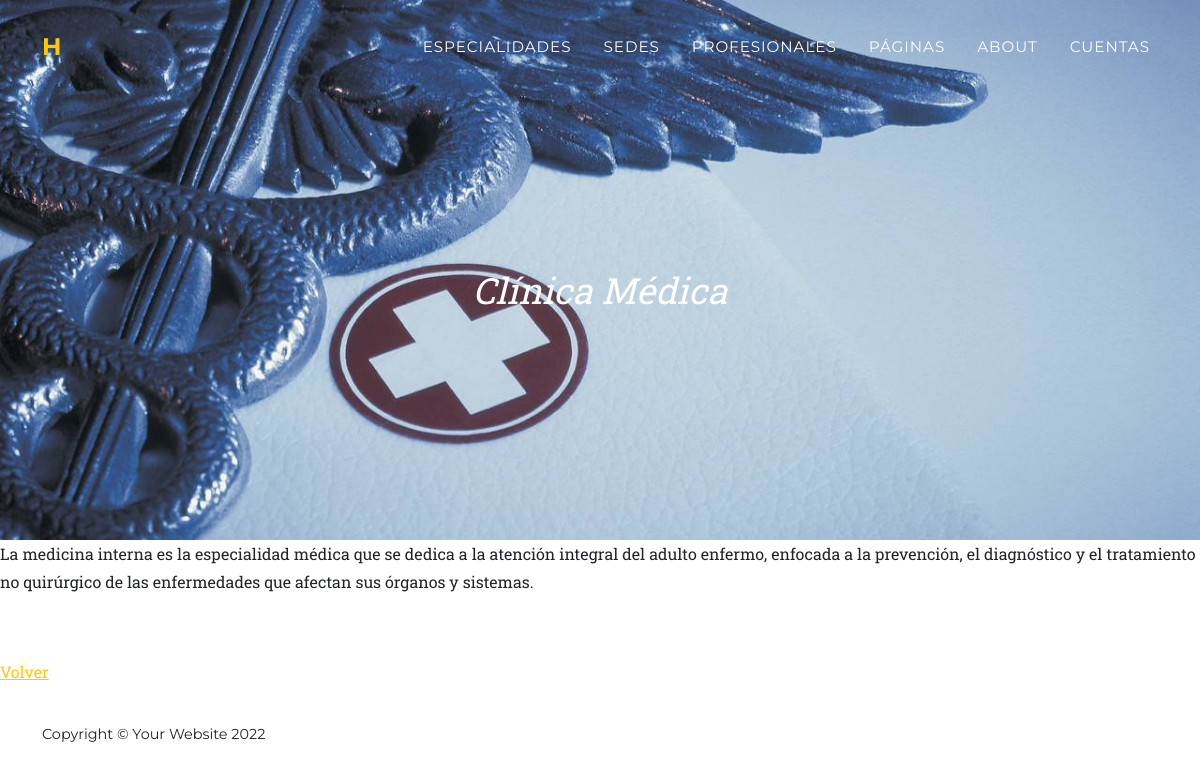
Screenshot of /especialidad/c2363b15-b4ba-4783-9625-e2f8ca97a94e with the database file from the repository.
### appHospital/models.py (models this page shows, shortened)
class Especialidad(models.Model):
    id = models.CharField(max_length=40, default=uuid.uuid4(), primary_key=True)
    nombre = models.CharField(max_length=20)
    descripcion = models.TextField(blank=True)

### appHospital/views.py (the view)
# urls.py: path('especialidad/<pk>', EspecialidadDetalle.as_view(), name='especialidad_detalle'),
class EspecialidadDetalle(DetailView):
    model = Especialidad
    success_url = reverse_lazy('Especialidad')
    fields = ['nombre']

### appHospital/Templates/appHospital/especialidad_detail.html (shortened to what this page needs)
{% extends 'appHospital/padre.html' %}
{% load static %}
{% block topPage %}
<a class="navbar-brand" href=" {% url 'index' %}">H</a>
{% endblock %}
{% block title %}
<div class="masthead-subheading">{{especialidad.nombre}}</div>
{% endblock %}
{% block changingContent %}
<p>{{especialidad.descripcion}}</p>
<br>
<br>
    <a href="{% url 'Especialidad' %}">Volver</a>
{% endblock %}

### rows the page displays
Especialidad: nombre "Clínica Médica", descripcion "La medicina interna es la especialidad médica que se dedica a la atención integral del adulto enfermo, enfocada a la prevención, el diagnóstico y el tratamiento no quirúrgico de las enfermedades que afectan sus órganos y sistemas."
